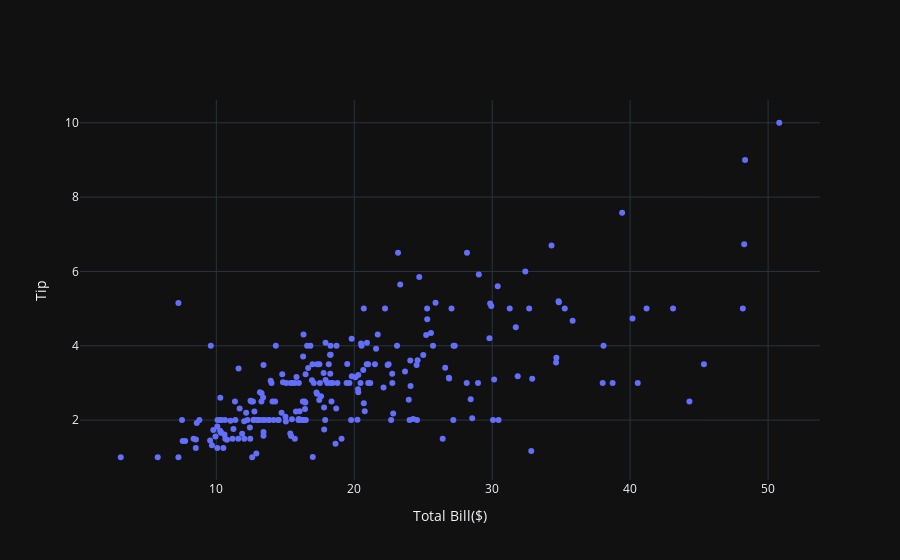

Notebook source saved alongside this figure:
### Markdown cell above
### **update_xaxes() | update_yaxes()**

- 각각 x, y축에 관한 다양한 편집 가능

### Code cell
import plotly.graph_objects as go
import plotly.express as px

# 데이터 로딩
df = px.data.tips()
x = df.total_bill
y = df.tip


# 그래프 그리기
fig = go.Figure(data=go.Scatter(x=x, y=y, mode='markers'))


# 축 타이틀 추가
fig.update_xaxes(title_text='Total Bill($)')
fig.update_yaxes(title_text='Tip')


fig.show()

### Figure 1 — Plotly figure (JSON) as saved in the notebook; plotly's stock layout.template omitted (floating-point values rounded to 4 significant figures; data arrays with more than 128 entries replaced by an {"elided": "..."} marker saying what was removed)
{"data": [{"mode": "markers", "x": {"elided": "244 float values"}, "y": {"elided": "244 float values"}, "type": "scatter"}], "layout": {"xaxis": {"title": {"text": "Total Bill($)"}}, "yaxis": {"title": {"text": "Tip"}}}}
